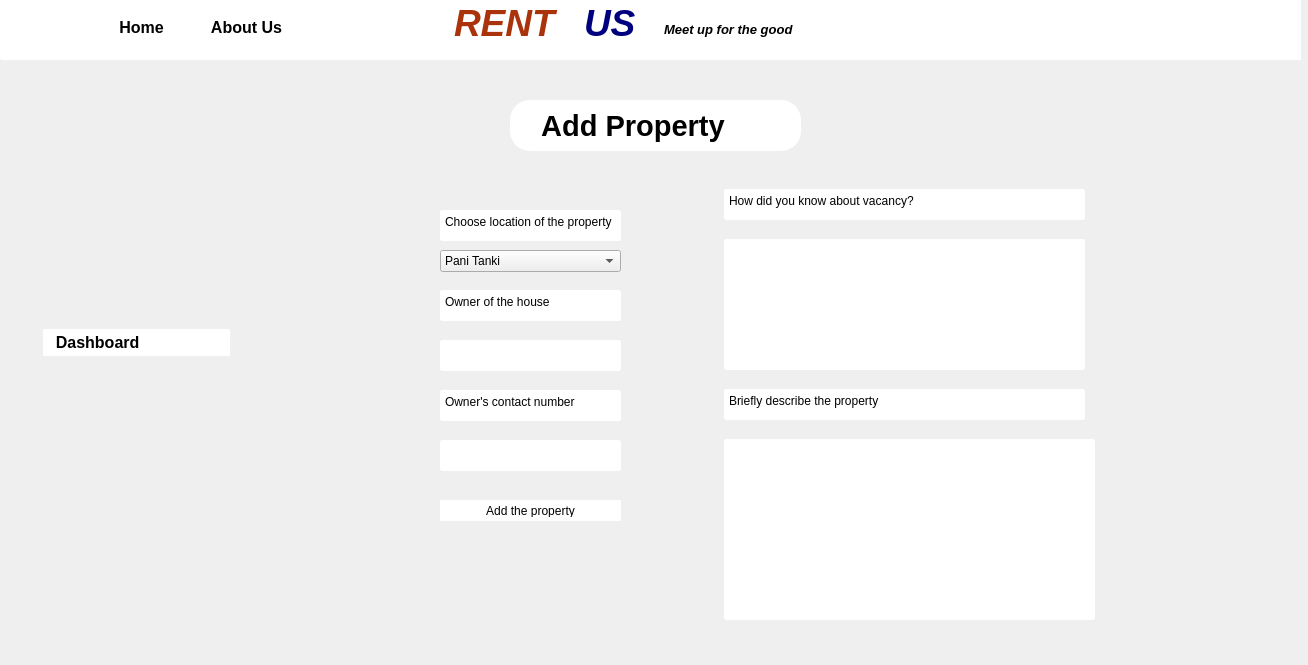
<?xml version="1.0" encoding="UTF-8"?>
<ui version="4.0">
 <class>addproperty</class>
 <widget class="QWidget" name="addproperty">
  <property name="geometry">
   <rect>
    <x>0</x>
    <y>0</y>
    <width>1308</width>
    <height>665</height>
   </rect>
  </property>
  <property name="windowTitle">
   <string>Form</string>
  </property>
  <property name="styleSheet">
   <string notr="true">#Homepage
{

background-color: rgb(222,220,220)
}

QTextEdit, QPlainTextEdit
{
	border : 1px solid white;
	border-radius: 2px;
}
QPushButton
{
	padding: 2px;
	color: black;
	background: rgb(255,255,255);
	border: 2px solid white;
	border-radius: 2px;
	text-align : left;
}
#pushButton_29, #pushButton_26

{
	color: black;
	background: rgb(255,255,255);
	border: 2px solid white;
	border-radius: 2px;
	text-align : center;
}


</string>
  </property>
  <widget class="QStackedWidget" name="stackedWidget">
   <property name="geometry">
    <rect>
     <x>0</x>
     <y>0</y>
     <width>1301</width>
     <height>661</height>
    </rect>
   </property>
   <widget class="QWidget" name="addproperty_2">
    <widget class="QTextEdit" name="textEdit_13">
     <property name="geometry">
      <rect>
       <x>659</x>
       <y>17</y>
       <width>171</width>
       <height>41</height>
      </rect>
     </property>
     <property name="font">
      <font>
       <kerning>false</kerning>
      </font>
     </property>
     <property name="mouseTracking">
      <bool>false</bool>
     </property>
     <property name="acceptDrops">
      <bool>false</bool>
     </property>
     <property name="whatsThis">
      <string notr="true"/>
     </property>
     <property name="accessibleName">
      <string notr="true"/>
     </property>
     <property name="accessibleDescription">
      <string notr="true"/>
     </property>
     <property name="undoRedoEnabled">
      <bool>false</bool>
     </property>
     <property name="readOnly">
      <bool>true</bool>
     </property>
     <property name="html">
      <string>&lt;!DOCTYPE HTML PUBLIC &quot;-//W3C//DTD HTML 4.0//EN&quot; &quot;http://www.w3.org/TR/REC-html40/strict.dtd&quot;&gt;
&lt;html&gt;&lt;head&gt;&lt;meta name=&quot;qrichtext&quot; content=&quot;1&quot; /&gt;&lt;meta charset=&quot;utf-8&quot; /&gt;&lt;style type=&quot;text/css&quot;&gt;
p, li { white-space: pre-wrap; }
hr { height: 1px; border-width: 0; }
&lt;/style&gt;&lt;/head&gt;&lt;body style=&quot; font-family:'Segoe UI'; font-size:9pt; font-weight:400; font-style:normal;&quot;&gt;
&lt;p style=&quot; margin-top:0px; margin-bottom:0px; margin-left:0px; margin-right:0px; -qt-block-indent:0; text-indent:0px;&quot;&gt;&lt;span style=&quot; font-size:10pt; font-weight:700; font-style:italic;&quot;&gt;Meet up for the good&lt;/span&gt;&lt;/p&gt;&lt;/body&gt;&lt;/html&gt;</string>
     </property>
    </widget>
    <widget class="QTextEdit" name="textEdit_14">
     <property name="geometry">
      <rect>
       <x>579</x>
       <y>-3</y>
       <width>81</width>
       <height>61</height>
      </rect>
     </property>
     <property name="font">
      <font>
       <kerning>false</kerning>
      </font>
     </property>
     <property name="acceptDrops">
      <bool>false</bool>
     </property>
     <property name="styleSheet">
      <string notr="true">#textEdit_2
{
	border-color: white;
	bordrer: none;
}</string>
     </property>
     <property name="undoRedoEnabled">
      <bool>false</bool>
     </property>
     <property name="readOnly">
      <bool>true</bool>
     </property>
     <property name="html">
      <string>&lt;!DOCTYPE HTML PUBLIC &quot;-//W3C//DTD HTML 4.0//EN&quot; &quot;http://www.w3.org/TR/REC-html40/strict.dtd&quot;&gt;
&lt;html&gt;&lt;head&gt;&lt;meta name=&quot;qrichtext&quot; content=&quot;1&quot; /&gt;&lt;meta charset=&quot;utf-8&quot; /&gt;&lt;style type=&quot;text/css&quot;&gt;
p, li { white-space: pre-wrap; }
hr { height: 1px; border-width: 0; }
&lt;/style&gt;&lt;/head&gt;&lt;body style=&quot; font-family:'Segoe UI'; font-size:9pt; font-weight:400; font-style:normal;&quot;&gt;
&lt;p style=&quot; margin-top:0px; margin-bottom:0px; margin-left:0px; margin-right:0px; -qt-block-indent:0; text-indent:0px;&quot;&gt;&lt;span style=&quot; font-size:28pt; font-weight:700; font-style:italic; color:#00007f;&quot;&gt;US&lt;/span&gt;&lt;/p&gt;&lt;/body&gt;&lt;/html&gt;</string>
     </property>
    </widget>
    <widget class="QPushButton" name="pushButton_26">
     <property name="geometry">
      <rect>
       <x>101</x>
       <y>12</y>
       <width>81</width>
       <height>31</height>
      </rect>
     </property>
     <property name="font">
      <font>
       <pointsize>12</pointsize>
       <bold>true</bold>
      </font>
     </property>
     <property name="styleSheet">
      <string notr="true">#pushButton_26
{
	color: black;
	background: rgb(255,255,255);
	border: 2px solid white;
	border-radius: 2px;
}
#pushButton_26:hover
{
	background: rgb(220,220,200);
}</string>
     </property>
     <property name="text">
      <string>Home</string>
     </property>
     <property name="icon">
      <iconset resource="src.qrc">
       <normaloff>:/image/images/home.png</normaloff>:/image/images/home.png</iconset>
     </property>
    </widget>
    <widget class="QTextEdit" name="textEdit_15">
     <property name="geometry">
      <rect>
       <x>449</x>
       <y>-3</y>
       <width>121</width>
       <height>61</height>
      </rect>
     </property>
     <property name="font">
      <font>
       <kerning>false</kerning>
      </font>
     </property>
     <property name="acceptDrops">
      <bool>false</bool>
     </property>
     <property name="undoRedoEnabled">
      <bool>false</bool>
     </property>
     <property name="readOnly">
      <bool>true</bool>
     </property>
     <property name="html">
      <string>&lt;!DOCTYPE HTML PUBLIC &quot;-//W3C//DTD HTML 4.0//EN&quot; &quot;http://www.w3.org/TR/REC-html40/strict.dtd&quot;&gt;
&lt;html&gt;&lt;head&gt;&lt;meta name=&quot;qrichtext&quot; content=&quot;1&quot; /&gt;&lt;meta charset=&quot;utf-8&quot; /&gt;&lt;style type=&quot;text/css&quot;&gt;
p, li { white-space: pre-wrap; }
hr { height: 1px; border-width: 0; }
&lt;/style&gt;&lt;/head&gt;&lt;body style=&quot; font-family:'Segoe UI'; font-size:9pt; font-weight:400; font-style:normal;&quot;&gt;
&lt;p style=&quot; margin-top:0px; margin-bottom:0px; margin-left:0px; margin-right:0px; -qt-block-indent:0; text-indent:0px;&quot;&gt;&lt;span style=&quot; font-size:28pt; font-weight:700; font-style:italic; color:#aa330b;&quot;&gt;RENT&lt;/span&gt;&lt;/p&gt;&lt;/body&gt;&lt;/html&gt;</string>
     </property>
    </widget>
    <widget class="QPlainTextEdit" name="plainTextEdit_4">
     <property name="geometry">
      <rect>
       <x>0</x>
       <y>-1</y>
       <width>1311</width>
       <height>61</height>
      </rect>
     </property>
     <property name="styleSheet">
      <string notr="true">#plaintextEdit
{
	border: 2px solid brown;
}</string>
     </property>
    </widget>
    <widget class="QPushButton" name="menubtn">
     <property name="geometry">
      <rect>
       <x>1</x>
       <y>-11</y>
       <width>81</width>
       <height>71</height>
      </rect>
     </property>
     <property name="font">
      <font>
       <pointsize>11</pointsize>
       <bold>true</bold>
      </font>
     </property>
     <property name="styleSheet">
      <string notr="true">#menubtn
{
	color: black;
	background: rgb(255,255,255);
	border: 0px;
	border-radius: 0px;
	pading: 2px;
}
#menubtn:hover
{
	background: rgb(20,20,20);
	color: white;
}
#menubtn::menu-indicator{ image: none; }</string>
     </property>
    </widget>
    <widget class="QPushButton" name="pushButton_28">
     <property name="geometry">
      <rect>
       <x>510</x>
       <y>100</y>
       <width>291</width>
       <height>51</height>
      </rect>
     </property>
     <property name="font">
      <font>
       <pointsize>22</pointsize>
       <italic>false</italic>
       <bold>true</bold>
       <stylestrategy>PreferDefault</stylestrategy>
       <kerning>false</kerning>
      </font>
     </property>
     <property name="styleSheet">
      <string notr="true">#pushButton_28
{
padding: 5px;
color: black;
	background: rgb(255,255,255);
	border: 2px solid white;
	border-radius: 20px;
	text-align: left;
}
#pushButton_28:hover
{
	background: rgb(220,220,200);
}</string>
     </property>
     <property name="text">
      <string>   Add Property</string>
     </property>
     <property name="icon">
      <iconset resource="src.qrc">
       <normaloff>:/image/images/home.png</normaloff>:/image/images/home.png</iconset>
     </property>
     <property name="iconSize">
      <size>
       <width>25</width>
       <height>25</height>
      </size>
     </property>
    </widget>
    <widget class="QPushButton" name="pushButton_29">
     <property name="geometry">
      <rect>
       <x>201</x>
       <y>12</y>
       <width>91</width>
       <height>31</height>
      </rect>
     </property>
     <property name="font">
      <font>
       <pointsize>12</pointsize>
       <bold>true</bold>
      </font>
     </property>
     <property name="styleSheet">
      <string notr="true">#pushButton_4
{
color: black;
	background: rgb(255,255,255);
	border: 2px solid white;
	border-radius: 2px;
}
#pushButton_4:hover
{
	background: rgb(220,220,200);
}</string>
     </property>
     <property name="text">
      <string>About Us</string>
     </property>
    </widget>
    <widget class="QWidget" name="layoutWidget_4">
     <property name="geometry">
      <rect>
       <x>43</x>
       <y>212</y>
       <width>187</width>
       <height>261</height>
      </rect>
     </property>
     <layout class="QVBoxLayout" name="verticalLayout_5">
      <item>
       <widget class="QPushButton" name="pushButton_30">
        <property name="font">
         <font>
          <pointsize>12</pointsize>
          <italic>false</italic>
          <bold>true</bold>
          <stylestrategy>PreferDefault</stylestrategy>
          <kerning>false</kerning>
         </font>
        </property>
        <property name="styleSheet">
         <string notr="true">#pushButton_30
{
color: black;
	background: rgb(255,255,255);
	border: 2px solid white;
	border-radius: 2px;
}
#pushButton_30:hover
{
	background: rgb(220,220,200);
}</string>
        </property>
        <property name="text">
         <string>  Dashboard</string>
        </property>
        <property name="icon">
         <iconset resource="src.qrc">
          <normaloff>:/image/images/dashboard.png</normaloff>:/image/images/dashboard.png</iconset>
        </property>
        <property name="autoDefault">
         <bool>false</bool>
        </property>
       </widget>
      </item>
     </layout>
    </widget>
    <widget class="QTextEdit" name="textEdit_16">
     <property name="geometry">
      <rect>
       <x>1170</x>
       <y>8</y>
       <width>104</width>
       <height>51</height>
      </rect>
     </property>
     <property name="acceptDrops">
      <bool>false</bool>
     </property>
     <property name="styleSheet">
      <string notr="true">#textEdit_4
{
	border-image: url(:/image/images/user.png);
}</string>
     </property>
     <property name="undoRedoEnabled">
      <bool>false</bool>
     </property>
     <property name="readOnly">
      <bool>true</bool>
     </property>
    </widget>
    <widget class="QTextEdit" name="textEdit_17">
     <property name="geometry">
      <rect>
       <x>440</x>
       <y>210</y>
       <width>181</width>
       <height>31</height>
      </rect>
     </property>
     <property name="html">
      <string>&lt;!DOCTYPE HTML PUBLIC &quot;-//W3C//DTD HTML 4.0//EN&quot; &quot;http://www.w3.org/TR/REC-html40/strict.dtd&quot;&gt;
&lt;html&gt;&lt;head&gt;&lt;meta name=&quot;qrichtext&quot; content=&quot;1&quot; /&gt;&lt;meta charset=&quot;utf-8&quot; /&gt;&lt;style type=&quot;text/css&quot;&gt;
p, li { white-space: pre-wrap; }
hr { height: 1px; border-width: 0; }
&lt;/style&gt;&lt;/head&gt;&lt;body style=&quot; font-family:'Segoe UI'; font-size:9pt; font-weight:400; font-style:normal;&quot;&gt;
&lt;p style=&quot; margin-top:0px; margin-bottom:0px; margin-left:0px; margin-right:0px; -qt-block-indent:0; text-indent:0px;&quot;&gt;Choose location of the property&lt;/p&gt;&lt;/body&gt;&lt;/html&gt;</string>
     </property>
    </widget>
    <widget class="QComboBox" name="comboBox">
     <property name="geometry">
      <rect>
       <x>440</x>
       <y>250</y>
       <width>181</width>
       <height>22</height>
      </rect>
     </property>
     <item>
      <property name="text">
       <string>Pani Tanki</string>
      </property>
     </item>
     <item>
      <property name="text">
       <string>Around Nexy</string>
      </property>
     </item>
     <item>
      <property name="text">
       <string>Buddhapark</string>
      </property>
     </item>
     <item>
      <property name="text">
       <string>CR ko room tira</string>
      </property>
     </item>
     <item>
      <property name="text">
       <string/>
      </property>
     </item>
    </widget>
    <widget class="QTextEdit" name="textEdit_18">
     <property name="geometry">
      <rect>
       <x>440</x>
       <y>290</y>
       <width>181</width>
       <height>31</height>
      </rect>
     </property>
     <property name="html">
      <string>&lt;!DOCTYPE HTML PUBLIC &quot;-//W3C//DTD HTML 4.0//EN&quot; &quot;http://www.w3.org/TR/REC-html40/strict.dtd&quot;&gt;
&lt;html&gt;&lt;head&gt;&lt;meta name=&quot;qrichtext&quot; content=&quot;1&quot; /&gt;&lt;meta charset=&quot;utf-8&quot; /&gt;&lt;style type=&quot;text/css&quot;&gt;
p, li { white-space: pre-wrap; }
hr { height: 1px; border-width: 0; }
&lt;/style&gt;&lt;/head&gt;&lt;body style=&quot; font-family:'Segoe UI'; font-size:9pt; font-weight:400; font-style:normal;&quot;&gt;
&lt;p style=&quot; margin-top:0px; margin-bottom:0px; margin-left:0px; margin-right:0px; -qt-block-indent:0; text-indent:0px;&quot;&gt;Owner of the house&lt;/p&gt;&lt;/body&gt;&lt;/html&gt;</string>
     </property>
    </widget>
    <widget class="QTextEdit" name="textEdit_19">
     <property name="geometry">
      <rect>
       <x>440</x>
       <y>340</y>
       <width>181</width>
       <height>31</height>
      </rect>
     </property>
     <property name="html">
      <string>&lt;!DOCTYPE HTML PUBLIC &quot;-//W3C//DTD HTML 4.0//EN&quot; &quot;http://www.w3.org/TR/REC-html40/strict.dtd&quot;&gt;
&lt;html&gt;&lt;head&gt;&lt;meta name=&quot;qrichtext&quot; content=&quot;1&quot; /&gt;&lt;meta charset=&quot;utf-8&quot; /&gt;&lt;style type=&quot;text/css&quot;&gt;
p, li { white-space: pre-wrap; }
hr { height: 1px; border-width: 0; }
&lt;/style&gt;&lt;/head&gt;&lt;body style=&quot; font-family:'Segoe UI'; font-size:9pt; font-weight:400; font-style:normal;&quot;&gt;
&lt;p style=&quot;-qt-paragraph-type:empty; margin-top:0px; margin-bottom:0px; margin-left:0px; margin-right:0px; -qt-block-indent:0; text-indent:0px;&quot;&gt;&lt;br /&gt;&lt;/p&gt;&lt;/body&gt;&lt;/html&gt;</string>
     </property>
    </widget>
    <widget class="QTextEdit" name="textEdit_20">
     <property name="geometry">
      <rect>
       <x>440</x>
       <y>390</y>
       <width>181</width>
       <height>31</height>
      </rect>
     </property>
     <property name="html">
      <string>&lt;!DOCTYPE HTML PUBLIC &quot;-//W3C//DTD HTML 4.0//EN&quot; &quot;http://www.w3.org/TR/REC-html40/strict.dtd&quot;&gt;
&lt;html&gt;&lt;head&gt;&lt;meta name=&quot;qrichtext&quot; content=&quot;1&quot; /&gt;&lt;meta charset=&quot;utf-8&quot; /&gt;&lt;style type=&quot;text/css&quot;&gt;
p, li { white-space: pre-wrap; }
hr { height: 1px; border-width: 0; }
&lt;/style&gt;&lt;/head&gt;&lt;body style=&quot; font-family:'Segoe UI'; font-size:9pt; font-weight:400; font-style:normal;&quot;&gt;
&lt;p style=&quot; margin-top:0px; margin-bottom:0px; margin-left:0px; margin-right:0px; -qt-block-indent:0; text-indent:0px;&quot;&gt;Owner's contact number&lt;/p&gt;&lt;/body&gt;&lt;/html&gt;</string>
     </property>
    </widget>
    <widget class="QTextEdit" name="textEdit_21">
     <property name="geometry">
      <rect>
       <x>440</x>
       <y>440</y>
       <width>181</width>
       <height>31</height>
      </rect>
     </property>
     <property name="html">
      <string>&lt;!DOCTYPE HTML PUBLIC &quot;-//W3C//DTD HTML 4.0//EN&quot; &quot;http://www.w3.org/TR/REC-html40/strict.dtd&quot;&gt;
&lt;html&gt;&lt;head&gt;&lt;meta name=&quot;qrichtext&quot; content=&quot;1&quot; /&gt;&lt;meta charset=&quot;utf-8&quot; /&gt;&lt;style type=&quot;text/css&quot;&gt;
p, li { white-space: pre-wrap; }
hr { height: 1px; border-width: 0; }
&lt;/style&gt;&lt;/head&gt;&lt;body style=&quot; font-family:'Segoe UI'; font-size:9pt; font-weight:400; font-style:normal;&quot;&gt;
&lt;p style=&quot;-qt-paragraph-type:empty; margin-top:0px; margin-bottom:0px; margin-left:0px; margin-right:0px; -qt-block-indent:0; text-indent:0px;&quot;&gt;&lt;br /&gt;&lt;/p&gt;&lt;/body&gt;&lt;/html&gt;</string>
     </property>
    </widget>
    <widget class="QTextEdit" name="textEdit_22">
     <property name="geometry">
      <rect>
       <x>724</x>
       <y>189</y>
       <width>361</width>
       <height>31</height>
      </rect>
     </property>
     <property name="html">
      <string>&lt;!DOCTYPE HTML PUBLIC &quot;-//W3C//DTD HTML 4.0//EN&quot; &quot;http://www.w3.org/TR/REC-html40/strict.dtd&quot;&gt;
&lt;html&gt;&lt;head&gt;&lt;meta name=&quot;qrichtext&quot; content=&quot;1&quot; /&gt;&lt;meta charset=&quot;utf-8&quot; /&gt;&lt;style type=&quot;text/css&quot;&gt;
p, li { white-space: pre-wrap; }
hr { height: 1px; border-width: 0; }
&lt;/style&gt;&lt;/head&gt;&lt;body style=&quot; font-family:'Segoe UI'; font-size:9pt; font-weight:400; font-style:normal;&quot;&gt;
&lt;p style=&quot; margin-top:0px; margin-bottom:0px; margin-left:0px; margin-right:0px; -qt-block-indent:0; text-indent:0px;&quot;&gt;How did you know about vacancy? &lt;/p&gt;&lt;/body&gt;&lt;/html&gt;</string>
     </property>
    </widget>
    <widget class="QTextEdit" name="textEdit_23">
     <property name="geometry">
      <rect>
       <x>724</x>
       <y>239</y>
       <width>361</width>
       <height>131</height>
      </rect>
     </property>
     <property name="html">
      <string>&lt;!DOCTYPE HTML PUBLIC &quot;-//W3C//DTD HTML 4.0//EN&quot; &quot;http://www.w3.org/TR/REC-html40/strict.dtd&quot;&gt;
&lt;html&gt;&lt;head&gt;&lt;meta name=&quot;qrichtext&quot; content=&quot;1&quot; /&gt;&lt;meta charset=&quot;utf-8&quot; /&gt;&lt;style type=&quot;text/css&quot;&gt;
p, li { white-space: pre-wrap; }
hr { height: 1px; border-width: 0; }
&lt;/style&gt;&lt;/head&gt;&lt;body style=&quot; font-family:'Segoe UI'; font-size:9pt; font-weight:400; font-style:normal;&quot;&gt;
&lt;p style=&quot;-qt-paragraph-type:empty; margin-top:0px; margin-bottom:0px; margin-left:0px; margin-right:0px; -qt-block-indent:0; text-indent:0px;&quot;&gt;&lt;br /&gt;&lt;/p&gt;&lt;/body&gt;&lt;/html&gt;</string>
     </property>
    </widget>
    <widget class="QTextEdit" name="textEdit_24">
     <property name="geometry">
      <rect>
       <x>724</x>
       <y>389</y>
       <width>361</width>
       <height>31</height>
      </rect>
     </property>
     <property name="html">
      <string>&lt;!DOCTYPE HTML PUBLIC &quot;-//W3C//DTD HTML 4.0//EN&quot; &quot;http://www.w3.org/TR/REC-html40/strict.dtd&quot;&gt;
&lt;html&gt;&lt;head&gt;&lt;meta name=&quot;qrichtext&quot; content=&quot;1&quot; /&gt;&lt;meta charset=&quot;utf-8&quot; /&gt;&lt;style type=&quot;text/css&quot;&gt;
p, li { white-space: pre-wrap; }
hr { height: 1px; border-width: 0; }
&lt;/style&gt;&lt;/head&gt;&lt;body style=&quot; font-family:'Segoe UI'; font-size:9pt; font-weight:400; font-style:normal;&quot;&gt;
&lt;p style=&quot; margin-top:0px; margin-bottom:0px; margin-left:0px; margin-right:0px; -qt-block-indent:0; text-indent:0px;&quot;&gt;Briefly describe the property&lt;/p&gt;&lt;/body&gt;&lt;/html&gt;</string>
     </property>
    </widget>
    <widget class="QTextEdit" name="textEdit_25">
     <property name="geometry">
      <rect>
       <x>724</x>
       <y>439</y>
       <width>371</width>
       <height>181</height>
      </rect>
     </property>
     <property name="html">
      <string>&lt;!DOCTYPE HTML PUBLIC &quot;-//W3C//DTD HTML 4.0//EN&quot; &quot;http://www.w3.org/TR/REC-html40/strict.dtd&quot;&gt;
&lt;html&gt;&lt;head&gt;&lt;meta name=&quot;qrichtext&quot; content=&quot;1&quot; /&gt;&lt;meta charset=&quot;utf-8&quot; /&gt;&lt;style type=&quot;text/css&quot;&gt;
p, li { white-space: pre-wrap; }
hr { height: 1px; border-width: 0; }
&lt;/style&gt;&lt;/head&gt;&lt;body style=&quot; font-family:'Segoe UI'; font-size:9pt; font-weight:400; font-style:normal;&quot;&gt;
&lt;p style=&quot;-qt-paragraph-type:empty; margin-top:0px; margin-bottom:0px; margin-left:0px; margin-right:0px; -qt-block-indent:0; text-indent:0px;&quot;&gt;&lt;br /&gt;&lt;/p&gt;&lt;/body&gt;&lt;/html&gt;</string>
     </property>
    </widget>
    <widget class="QPushButton" name="pushButton_33">
     <property name="geometry">
      <rect>
       <x>440</x>
       <y>500</y>
       <width>181</width>
       <height>21</height>
      </rect>
     </property>
     <property name="styleSheet">
      <string notr="true">#pushButton_33
{
text-align: center;
background-color: rgb(255,255,255);
color: black;
}
#pushButton_33:hover
{
	color: white;
	background: rgb(120,120,120);
}</string>
     </property>
     <property name="text">
      <string>Add the property</string>
     </property>
    </widget>
    <zorder>plainTextEdit_4</zorder>
    <zorder>textEdit_13</zorder>
    <zorder>textEdit_14</zorder>
    <zorder>pushButton_26</zorder>
    <zorder>textEdit_15</zorder>
    <zorder>menubtn</zorder>
    <zorder>pushButton_28</zorder>
    <zorder>pushButton_29</zorder>
    <zorder>layoutWidget_4</zorder>
    <zorder>textEdit_16</zorder>
    <zorder>textEdit_17</zorder>
    <zorder>comboBox</zorder>
    <zorder>textEdit_18</zorder>
    <zorder>textEdit_19</zorder>
    <zorder>textEdit_20</zorder>
    <zorder>textEdit_21</zorder>
    <zorder>textEdit_22</zorder>
    <zorder>textEdit_23</zorder>
    <zorder>textEdit_24</zorder>
    <zorder>textEdit_25</zorder>
    <zorder>pushButton_33</zorder>
   </widget>
  </widget>
 </widget>
 <resources>
  <include location="src.qrc"/>
 </resources>
 <connections/>
</ui>
